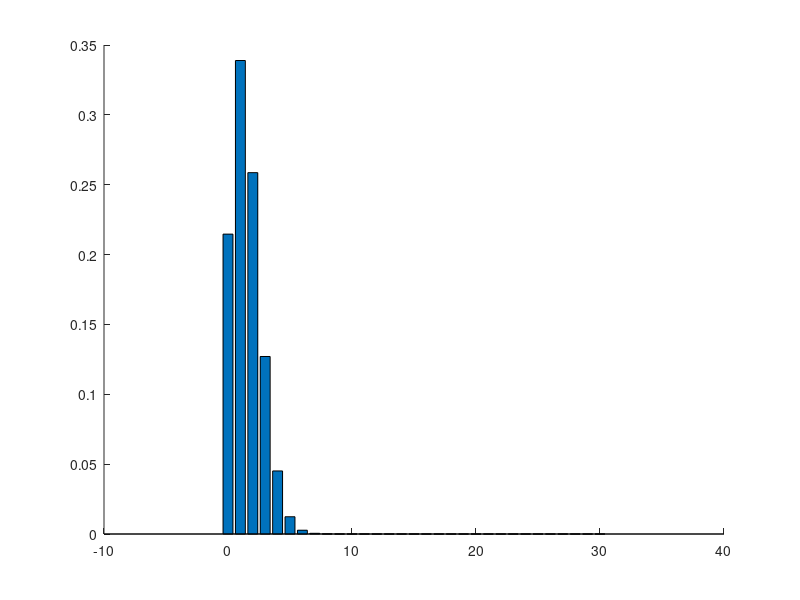
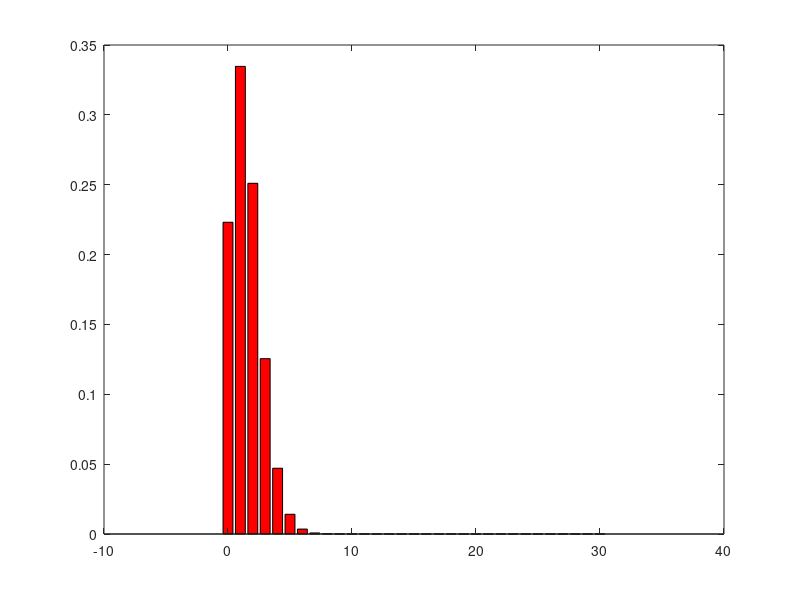
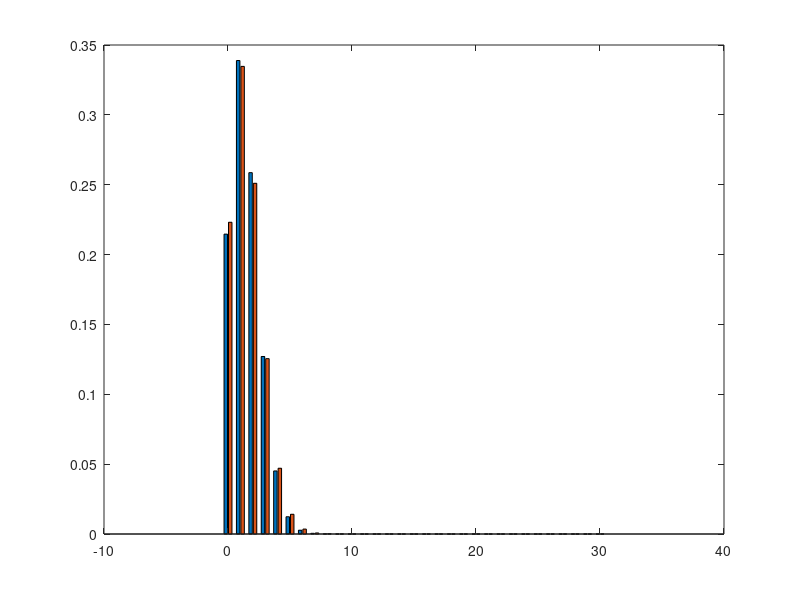

These charts were generated, in order, by the following MATLAB code:
function lab3p22()
  clc
  clear all
  close all
  
  n = 30;
  p = 0.05;
  k = 0:n;
  y = pdf('bino', k, n, p);
  figure(1)
    hold on
    bar(k, y)
    
  lambda = n*p;
  z = pdf('poiss', k, lambda);
  figure(2)
    bar(k, z, 'r')
  figure(3)
    bar(k, [y' z'])
endfunction
